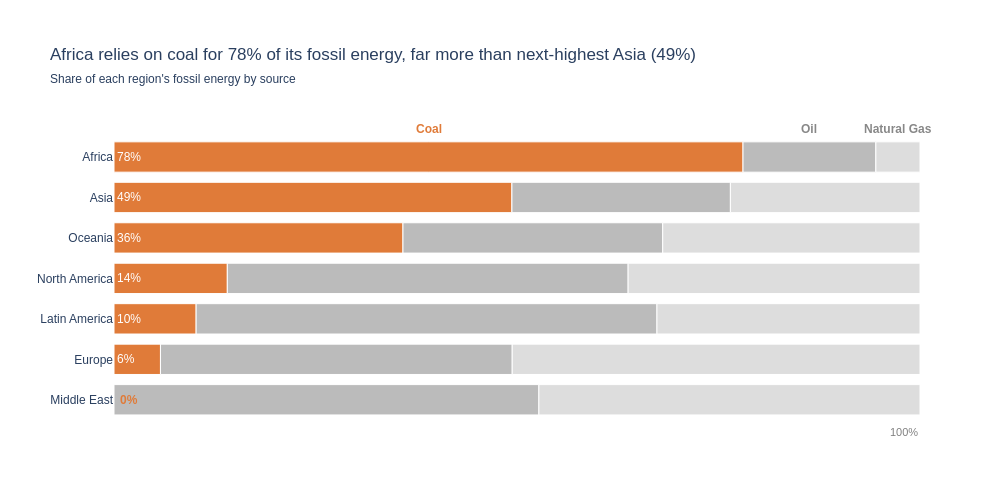

The code cell stored with this chart in its notebook:
### Markdown cell above
## Task 3 — 100% stacked bar: which region relies most on coal?

**What to build:** A horizontal 100% stacked bar chart showing, for each **Region**, how its fossil energy splits between Coal, Oil and Natural Gas. This is the **same data as your Task 1 treemap**, visualised a second way.

**Requirements:**
- Reuse `df_fossil` from Task 1; aggregate TWh by `Region` × `Source` and convert to **shares of each region's fossil total**
- Horizontal bars, regions **sorted by coal share** (highest at the top)
- Coal is the segment on the baseline (first in `category_orders`) and the **only coloured segment** — keep it the same colour as in Task 1; Oil and Natural Gas in two greys
- Percentage labels on the coal segments only
- Insight title naming the most coal-dependent region and its coal share

> 💡 `df.groupby('Region')['TWh'].transform('sum')` gives each row its region total

### Code cell
fossil_mix = (df_fossil.groupby(['Region', 'Source'])['TWh'].sum()
                .unstack(fill_value=0)
                .stack()
                .reset_index(name='TWh'))
fossil_mix['Share'] = fossil_mix['TWh'] / fossil_mix.groupby('Region')['TWh'].transform('sum')

coal = fossil_mix.loc[fossil_mix['Source'] == 'Coal'].sort_values('Share', ascending=False)
region_order = coal['Region'].tolist()
top_region, top_share = coal['Region'].iloc[0], coal['Share'].iloc[0]
next_region, next_share = coal['Region'].iloc[1], coal['Share'].iloc[1]
print(coal[['Region', 'Share']].round(3).to_string(index=False))

fossil_mix['Label'] = np.where(
    (fossil_mix['Source'] == 'Coal') & (fossil_mix['Share'] > 0),
    fossil_mix['Share'].map('{:.0%}'.format), ''
)

source_order = ['Coal', 'Oil', 'Natural Gas']
accent_colors = {
    'Coal':        fossil_colors['Coal'],
    'Oil':         '#BBBBBB',
    'Natural Gas': '#DDDDDD',
}

fig = px.bar(
    data_frame=fossil_mix,
    x='Share', y='Region',
    orientation='h',
    color='Source',
    text='Label',
    color_discrete_map=accent_colors,
    category_orders={'Region': region_order, 'Source': source_order},
    labels={'Share': 'Share of fossil energy', 'Region': ''},
    hover_data={'Label': False, 'Share': ':.1%', 'TWh': ':,.0f'},
    height=500, width=1000,
    template='plotly_white'
)

fig.update_traces(
    textposition='inside', insidetextanchor='start',
    textfont=dict(color='white', size=12),
    marker_line_color='white', marker_line_width=1
)

fig.update_layout(
    title=dict(
        text=f"{top_region} relies on coal for {top_share:.0%} of its fossil energy, "
             f"far more than next-highest {next_region} ({next_share:.0%})",
        subtitle=dict(text="Share of each region's fossil energy by source")
    ),
    font=dict(family='Arial', size=12),
    showlegend=False,
    bargap=0.25,
    xaxis=dict(visible=False, range=[0, 1]),
    yaxis=dict(title=''),
    margin=dict(t=120)
)

top_bar = (fossil_mix.loc[fossil_mix['Region'] == top_region]
             .set_index('Source')['Share'].reindex(source_order))
left = 0
for source, share in top_bar.items():
    fig.add_annotation(
        x=left + share / 2, y=top_region,
        xref='x', yref='y', yshift=28,
        text=f'<b>{source}</b>', showarrow=False,
        font=dict(size=12, color=accent_colors['Coal'] if source == 'Coal' else '#888888')
    )
    left += share

for region in coal.loc[coal['Share'] == 0, 'Region']:
    fig.add_annotation(
        x=0, y=region, xref='x', yref='y',
        xanchor='left', xshift=4,
        text='<b>0%</b>', showarrow=False,
        font=dict(size=12, color=accent_colors['Coal'])
    )

fig.add_annotation(
    x=1, y=0, xref='x', yref='paper',
    xanchor='right', yanchor='top', yshift=-4,
    text='100%', showarrow=False,
    font=dict(size=11, color='grey')
)

fig.show()

### Figure 1 — Plotly figure (JSON) as saved in the notebook; plotly's stock layout.template omitted (floating-point values rounded to 4 significant figures)
{"data": [{"customdata": [["78%", 6727.0], ["49%", 17300.0], ["6%", 887.0], ["10%", 1261.0], ["", 0.0], ["14%", 1565.0], ["36%", 2919.0]], "hovertemplate": "Source=Coal<br>Share of fossil energy=%{x:.1%}<br>=%{y}<br>TWh=%{customdata[1]:,.0f}<extra></extra>", "insidetextanchor": "start", "legendgroup": "Coal", "marker": {"color": "#E07B39", "line": {"color": "white", "width": 1}, "pattern": {"shape": ""}}, "name": "Coal", "orientation": "h", "showlegend": true, "text": ["78%", "49%", "6%", "10%", "", "14%", "36%"], "textfont": {"color": "white", "size": 12}, "textposition": "inside", "type": "bar", "x": [0.7804, 0.4937, 0.05765, 0.1019, 0.0, 0.1406, 0.3585], "xaxis": "x", "y": ["Africa", "Asia", "Europe", "Latin America", "Middle East", "North America", "Oceania"], "yaxis": "y"}, {"customdata": [["", 1421.0], ["", 9500.0], ["", 6715.0], ["", 7076.0], ["", 5098.0], ["", 5535.0], ["", 2624.0]], "hovertemplate": "Source=Oil<br>Share of fossil energy=%{x:.1%}<br>=%{y}<br>TWh=%{customdata[1]:,.0f}<extra></extra>", "insidetextanchor": "start", "legendgroup": "Oil", "marker": {"color": "#BBBBBB", "line": {"color": "white", "width": 1}, "pattern": {"shape": ""}}, "name": "Oil", "orientation": "h", "showlegend": true, "text": ["", "", "", "", "", "", ""], "textfont": {"color": "white", "size": 12}, "textposition": "inside", "type": "bar", "x": [0.1648, 0.2711, 0.4364, 0.5718, 0.5271, 0.4973, 0.3223], "xaxis": "x", "y": ["Africa", "Asia", "Europe", "Latin America", "Middle East", "North America", "Oceania"], "yaxis": "y"}, {"customdata": [["", 472.0], ["", 8244.0], ["", 7785.0], ["", 4039.0], ["", 4573.0], ["", 4031.0], ["", 2599.0]], "hovertemplate": "Source=Natural Gas<br>Share of fossil energy=%{x:.1%}<br>=%{y}<br>TWh=%{customdata[1]:,.0f}<extra></extra>", "insidetextanchor": "start", "legendgroup": "Natural Gas", "marker": {"color": "#DDDDDD", "line": {"color": "white", "width": 1}, "pattern": {"shape": ""}}, "name": "Natural Gas", "orientation": "h", "showlegend": true, "text": ["", "", "", "", "", "", ""], "textfont": {"color": "white", "size": 12}, "textposition": "inside", "type": "bar", "x": [0.05476, 0.2352, 0.5059, 0.3264, 0.4729, 0.3621, 0.3192], "xaxis": "x", "y": ["Africa", "Asia", "Europe", "Latin America", "Middle East", "North America", "Oceania"], "yaxis": "y"}], "layout": {"annotations": [{"font": {"color": "#E07B39", "size": 12}, "showarrow": false, "text": "<b>Coal</b>", "x": 0.3902, "xref": "x", "y": "Africa", "yref": "y", "yshift": 28}, {"font": {"color": "#888888", "size": 12}, "showarrow": false, "text": "<b>Oil</b>", "x": 0.8628, "xref": "x", "y": "Africa", "yref": "y", "yshift": 28}, {"font": {"color": "#888888", "size": 12}, "showarrow": false, "text": "<b>Natural Gas</b>", "x": 0.9726, "xref": "x", "y": "Africa", "yref": "y", "yshift": 28}, {"font": {"color": "#E07B39", "size": 12}, "showarrow": false, "text": "<b>0%</b>", "x": 0, "xanchor": "left", "xref": "x", "xshift": 4, "y": "Middle East", "yref": "y"}, {"font": {"color": "grey", "size": 11}, "showarrow": false, "text": "100%", "x": 1, "xanchor": "right", "xref": "x", "y": 0, "yanchor": "top", "yref": "paper", "yshift": -4}], "bargap": 0.25, "barmode": "relative", "font": {"family": "Arial", "size": 12}, "height": 500, "legend": {"title": {"text": "Source"}, "tracegroupgap": 0}, "margin": {"t": 120}, "showlegend": false, "title": {"subtitle": {"text": "Share of each region's fossil energy by source"}, "text": "Africa relies on coal for 78% of its fossil energy, far more than next-highest Asia (49%)"}, "width": 1000, "xaxis": {"anchor": "y", "domain": [0.0, 1.0], "range": [0, 1], "title": {"text": "Share of fossil energy"}, "visible": false}, "yaxis": {"anchor": "x", "categoryarray": ["Middle East", "Europe", "Latin America", "North America", "Oceania", "Asia", "Africa"], "categoryorder": "array", "domain": [0.0, 1.0], "title": {"text": ""}}}}
